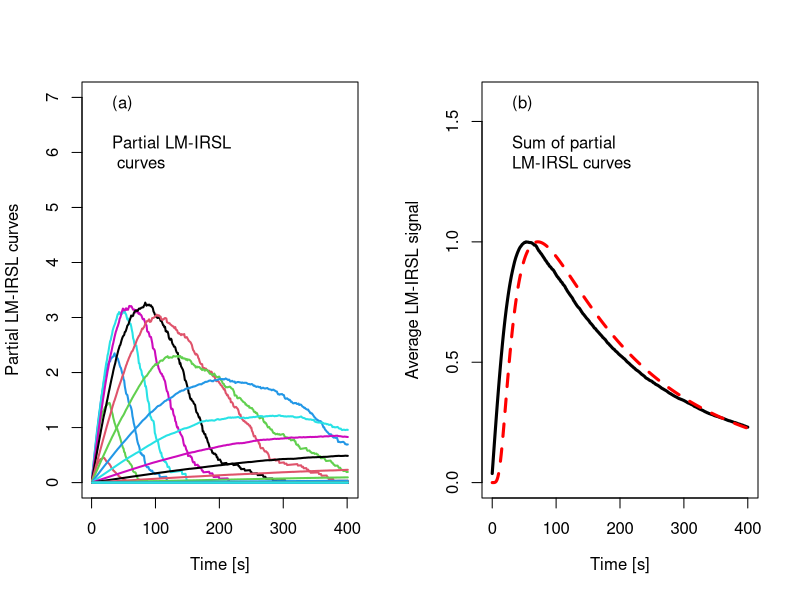

This chart was generated by the following R code:
# Vectorized MC code for tunneling transitions (TLT model)
# Original Mathematica program by Vasilis Pagonis
# R version written by Johannes Friedrich, 2018
rm(list = ls(all=T))
rho <- 5e-3
A<-2                # IR exciation rate in s^-1
deltat <- 1
times <- seq(0, 400, deltat) 
r <- seq(0, 2.2, 0.1)
clusters <- 10
n0<-500
signal<-array(0,dim=c(length(times),
                      ncol = length(r), clusters))
# Run MC simulation
system.time(invisible(for(c in 1:clusters)
{  for(k in 1:length(r)){
  n <- n0
  for (t in 1:length(times)){
    P <- A*t/max(times)*exp(-rho^(-1/3) * r[k])
    vec<-rep(runif(n))
    n<-length(vec[vec>P*deltat])
    signal[t,k,c] <- n * P * 3 * r[k]^2 * exp(-r[k]^3) }}}))
par(mfrow=c(1,2))
# plot an example : the result from the first cluster
matplot(signal[,,1],type = "l",lty="solid", 
        ylab = "Partial LM-IRSL curves",
        ylim=c(0,7),xlab=expression("Time [s]"),lwd = 2)
legend("topleft",bty="n",legend=c("(a)"," ","Partial LM-IRSL",
                                  " curves"))
#add the signals from all clusters
sum_signal <- sapply(1:clusters, function(y){
  vapply(1:length(times), function(x){
    sum(signal[x,,y])
  }, FUN.VALUE = 1)  })
# add the signals from all r values
TL <- rowMeans(sum_signal)
# plot and normalize the TL signal
plot(  x = times, y = TL/max(TL),type = "l", lwd = 3,
       ylim=c(0,1.6), xlab=expression("Time [s]"),
       ylab="Average LM-IRSL signal")
legend("topleft",bty="n",legend=c("(b)"," ",
                                  "Sum of partial","LM-IRSL curves"))
## plot analytical solution Kitis-Pagonis
z<-1.8
LManalyt<-exp(-rho*( (log(1+z*A*times^2/(2*max(times))))**3.0))*
  times*((log(1+z*A*times^2/(2*max(times))))**2.0)/(1+z*A*times^2/
                                                      (2*max(times)))
lines(times,LManalyt/max(LManalyt),lty="dashed",col="red",lwd=3)